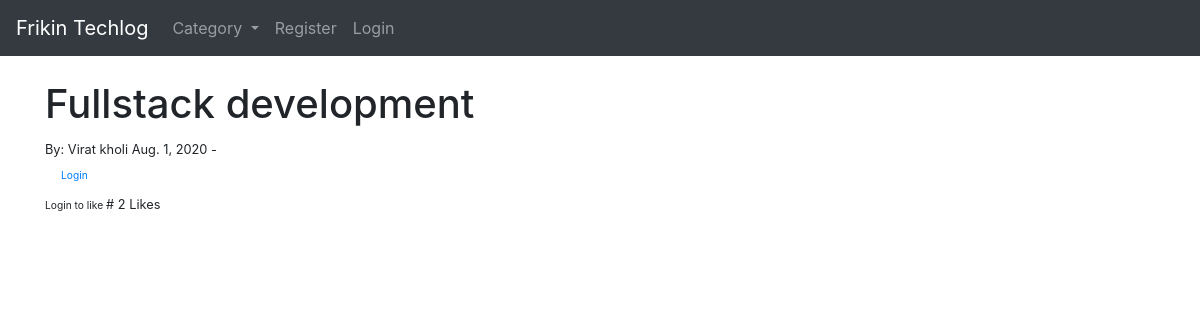
/article/23, run on the app's committed database.
### techlog/models.py (models this page shows, shortened)
class Post(models.Model):
    title = models.CharField(max_length=255)
    title_tag = models.CharField(max_length=255)
    author = models.ForeignKey(User, on_delete=models.CASCADE)
    body = RichTextField(blank=True, null=True)
    post_date = models.DateField(auto_now_add=True)
    category = models.CharField(max_length=255, default='coding')
    snippet = models.CharField(max_length=255) #default='Click the link Above to read the blog Post..')
    likes = models.ManyToManyField(User, related_name='blog_posts' )
    def total_likes(self):
        return self.likes.count()

### techlog/views.py (the view)
# urls.py: path('article/<int:pk>', ArticleDetailView.as_view(), name='article-detail'),
class ArticleDetailView(DetailView):
    model = Post
    template_name = 'article_detail.html'
    def get_context_data(self, *args, **kwargs):
        cat_menu = Category.objects.all()
        context = super(ArticleDetailView, self).get_context_data(*args, **kwargs)
        stuff = get_object_or_404(Post, id=self.kwargs['pk'])
        total_likes = stuff.total_likes()
        liked = False
        if stuff.likes.filter(id=self.request.user.id).exists():
            liked = True
        context["cat_menu"] = cat_menu
        context["total_likes"] = total_likes
        context["liked"] = liked
        return context

### techlog/models.py (called while the page is built)
    def __str__(self):
        return self.name

### techlog/templates/article_detail.html (shortened to what this page needs)
{% extends 'base.html' %}
{% block content %}
<!DOCTYPE html>
<html lang="en">
<body>
  <h1> {{post.title}}</h1>
    <small> By:
        {{post.author.first_name }}
        {{post.author.last_name }}
        {{ post.post_date}} -
    {% if user.is_authenticated %}
        {% if user.id == post.author.id %}
        <a href="{% url 'update_post' post.pk %}">(Edit) </a>
        <a href="{% url 'delete_post' post.pk %}">(Delete) </a>
            {% endif %}
    </small><br/>
    {{ post.body|safe }}
    <br/> <br/>
    <a href="{% url 'home' %}" class="btn btn-secondary"> Back</a>
<br/><br/>
<br/>
<br/>
<br/>
<form action="{% url 'like_post' post.pk %}"
      method="POST">
    {% csrf_token%}
    {% if liked %}
    <button type="submit", name="post_id", value="{{ post.id }}",
            class=" btn btn-danger   btn-sm">Unlike</button>
    {% else %}
      <button type="submit", name="post_id", value="{{ post.id }}",
              class=" btn btn-primary
    btn-sm">Like</button>
    {% endif %}
    {% else %}
    <small><a class="nav-link" href="{% url 'login' %}">
        Login</a>
        Login to like </small>
{% endif %}
    # {{ total_likes }}
    Likes
</body>
</html>
{%  endblock %}

### data on the page
Post: title "Fullstack development", author.first_name "Virat", author.last_name "kholi", post_date "Aug. 1, 2020"

### other printed values
{{ total_likes }} "2"
